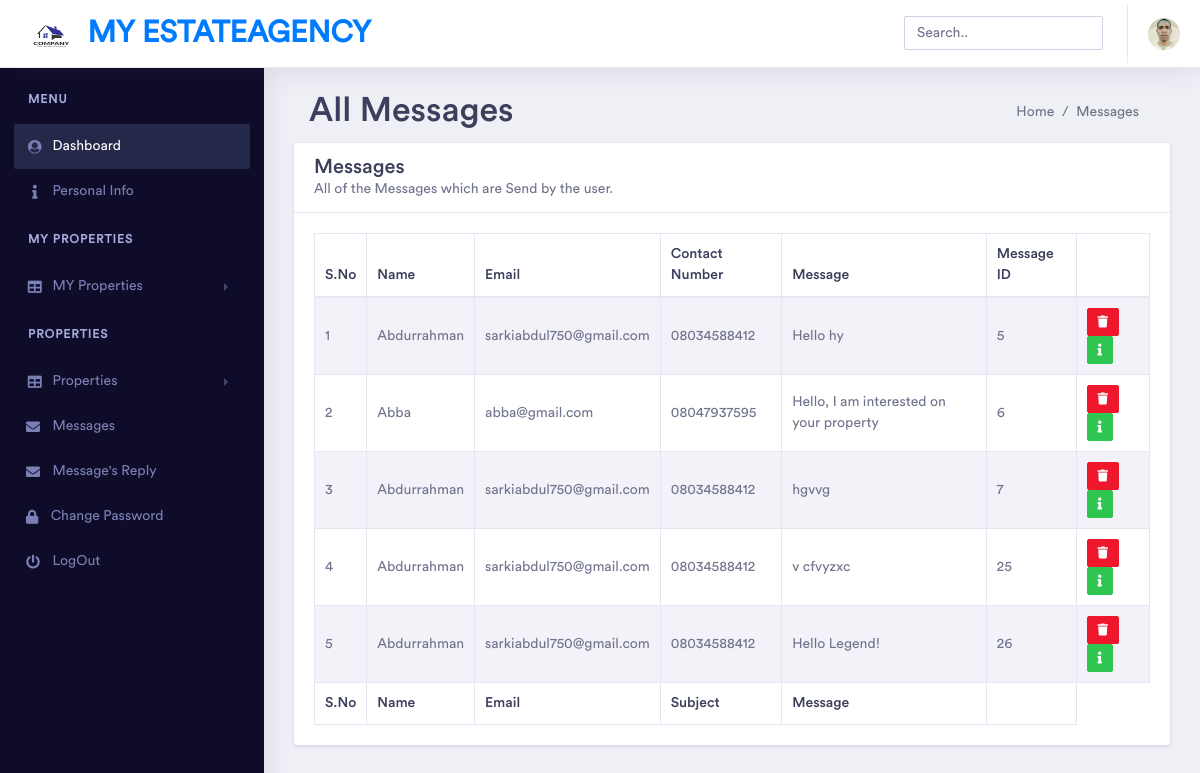
Page /user/Messages.php (signed in) on the committed database.
### tables this page shows
CREATE TABLE `users` (
  `id` int(11) NOT NULL,
  `Name` varchar(100) NOT NULL,
  `F_name` varchar(100) NOT NULL,
  `Address` varchar(255) NOT NULL,
  `cnic_no` varchar(20) NOT NULL,
  `contact_no` varchar(20) NOT NULL,
  `email` varchar(255) NOT NULL,
  `password` varchar(100) NOT NULL,
  `image` varchar(255) NOT NULL,
  `user_status` int(11) NOT NULL
);

CREATE TABLE `comments` (
  `id` int(11) NOT NULL,
  `Name` varchar(100) NOT NULL,
  `email` varchar(100) NOT NULL,
  `contact_no` varchar(15) NOT NULL,
  `comments` varchar(255) NOT NULL,
  `date` datetime NOT NULL,
  `p_id` int(11) DEFAULT NULL,
  `owner_id` int(11) NOT NULL
);

### user/include/session.php (called while the page is built, shortened)
<?php
	include("include/dbconn.php");
	if(isset($_SESSION['user_id']))
	{
		$user_id = $_SESSION['user_id'];
		$query="SELECT * FROM `users` WHERE `id`='$user_id'";
		$data=mysqli_query($con,$query);
		if($data == true)
		{
			$result=mysqli_fetch_assoc($data);
		}
		else
		{
			echo " Something went wrong!";
		}
	}
	else
	{
		header("location:../signin.php");
	}
?>

### user/Messages.php (the view, shortened to what this page needs)
<?php
	include_once ('include/session.php');
	include_once 'include/head.php';
?>
    <link rel="stylesheet" type="text/css" href="assets/datatables/css/dataTables.bootstrap4.css">
    <link rel="stylesheet" type="text/css" href="assets/datatables/css/buttons.bootstrap4.css">
    <link rel="stylesheet" type="text/css" href="assets/datatables/css/select.bootstrap4.css">
    <link rel="stylesheet" type="text/css" href="assets/datatables/css/fixedHeader.bootstrap4.css">
</head>
<body>
    <div class="dashboard-main-wrapper">
        <?php
			include_once 'include/header.php';
			include_once 'include/sidebar.php';
		?>
        <div class="dashboard-wrapper">
            <div class="container-fluid dashboard-content">
					<div class="content-header">
					  <div class="container-fluid">
						<div class="row mb-2">
						  <div class="col-sm-6">
							<h1 class="m-0 text-dark"> All Messages</h1>
						  </div>
						  <div class="col-sm-6">
							<ol class="breadcrumb float-sm-right">
							  <li class="breadcrumb-item"><a href="dashboard.php">Home</a></li>
							  <li class="breadcrumb-item active">Messages</li>
							</ol>
						  </div>
						</div>
					  </div>
					</div>
				<div class="row">
                    <div class="col-xl-12 col-lg-12 col-md-12 col-sm-12 col-12">
                        <div class="card">
                            <div class="card-header">
                                <h3 class="mb-0"> Messages</h3>
                                <p> All of the Messages which are Send by the user.</p>
                            </div>
                            <div class="card-body">
                                <div class="table-responsive">
                                    <table id="example" class="table table-striped table-bordered second" style="width:100%">
                                        <thead>
                                            <tr>
                                                <th>S.No</th>
                                                <th>Name</th>
                                                <th>Email</th>
                                                <th>Contact Number</th>
                                                <th>Message</th>
												<th>Message ID</th>
                                                <th></th>
                                            </tr>
                                        </thead>
                                        <tbody>
                                            <?php
												$query="SELECT * FROM `comments` WHERE `owner_id`='$user_id' ";
												$run=mysqli_query($con,$query);
												if(mysqli_num_rows($run)<1)
												{
													echo " <tr> <td colspan='6'> No Record Found  </td> </tr>";
												}
												else
												{
													$count=0;
													while($data = mysqli_fetch_assoc($run))
													{
														$count++;
											?>
														<tr>
															<td> <?php echo $count; ?> </td>
															<td> <?php echo $data['Name']; ?> </td>
															<td> <?php echo $data['email']; ?> </td>
															<td> <?php echo $data['contact_no']; ?> </td>
															<td> <?php echo $data['comments']; ?> </td>
															<td> <?php echo $data['id']; ?> </td>
															<td>
																<a href="delete_message.php?m_id=<?php echo $data['id'];?>" class="btn btn-xs btn-danger"><span class="fa fa-trash"></span>  </a>
																<a href="reply_message.php?m_id=<?php echo $data['id'];?>" class="btn btn-xs btn-success editbtn"><span class="fa fa-info"></span>  </a>
															</td>
														</tr>
											<?php
													}
												}
											?>
                                        </tbody>
                                        <tfoot>
                                            <tr>
                                                <th>S.No</th>
                                                <th>Name</th>
                                                <th>Email</th>
                                                <th>Subject</th>
                                                <th>Message</th>
                                                <th></th>
                                            </tr>
                                        </tfoot>
                                    </table>
                                </div>
                            </div>
                        </div>
                    </div>
				</div>
			</div>
        </div>
    </div>
</body>
</html>

### user/include/header.php (shortened to what this page needs)
 <div class="dashboard-header">
    <nav class="navbar navbar-expand-lg bg-white fixed-top">
        <a class="navbar-brand" href="user_dashboard.php"> <img src="../images/logo.jpg" width="60" height="40"> MY EstateAgency</a>
        <div class="collapse navbar-collapse " id="navbarSupportedContent">
            <ul class="navbar-nav ml-auto navbar-right-top">
                <li class="nav-item">
                    <div id="custom-search" class="top-search-bar">
                        <input class="form-control" type="text" placeholder="Search..">
                    </div>
                </li>
                <li class="nav-item dropdown nav-user">
                    <a class="nav-link nav-user-img" href="#" id="navbarDropdownMenuLink2" data-toggle="dropdown" aria-haspopup="true" aria-expanded="false"><img src="../admin/user images/<?php echo $result['image']; ?>" alt="User Image" class="user-avatar-md rounded-circle"></a>
                </li>
            </ul>
        </div>
    </nav>
</div>

### rows in the picture
users: image (picture)
comments: Name "Abdurrahman", email "sarkiabdul750@gmail.com", contact_no "08034588412", comments "Hello hy", id "5"
comments: Name "Abba", email "abba@gmail.com", contact_no "08047937595", comments "Hello, I am interested on your property", id "6"
comments: Name "Abdurrahman", email "sarkiabdul750@gmail.com", contact_no "08034588412", comments "hgvvg", id "7"
comments: Name "Abdurrahman", email "sarkiabdul750@gmail.com", contact_no "08034588412", comments "v cfvyzxc", id "25"
comments: Name "Abdurrahman", email "sarkiabdul750@gmail.com", contact_no "08034588412", comments "Hello Legend!", id "26"
